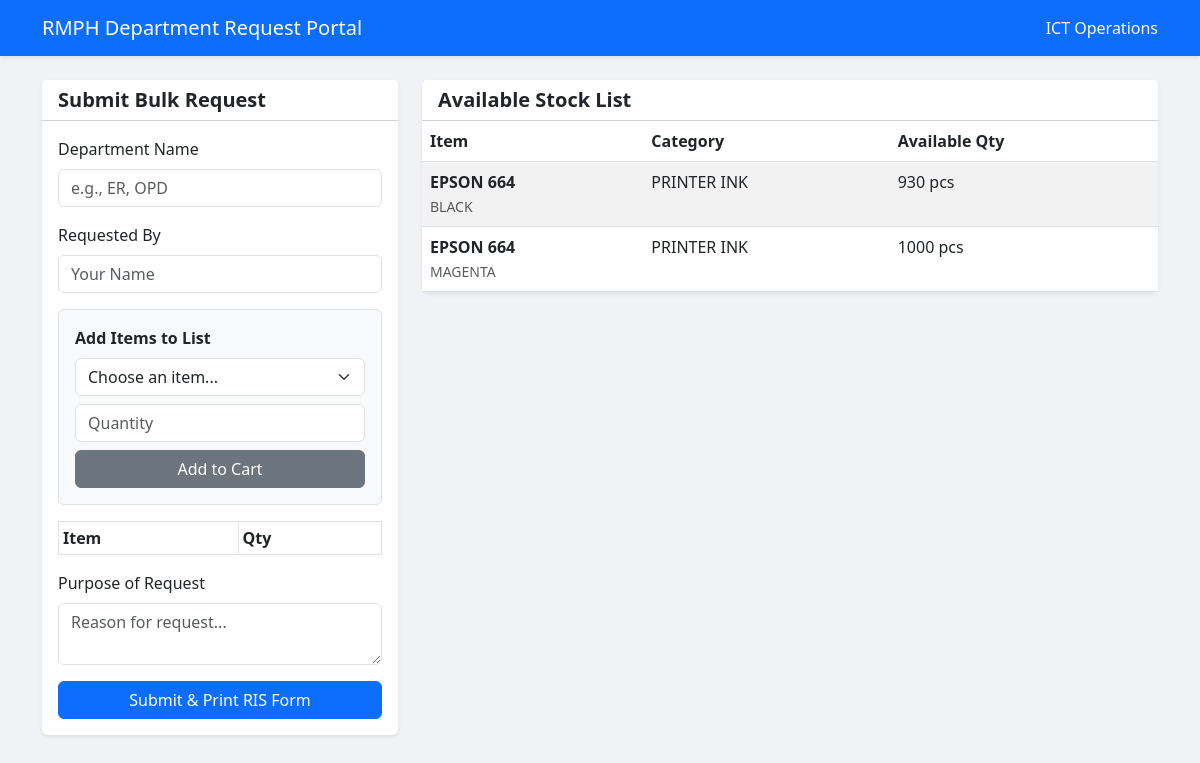
/portal, run on an earlier commit of the app's database.
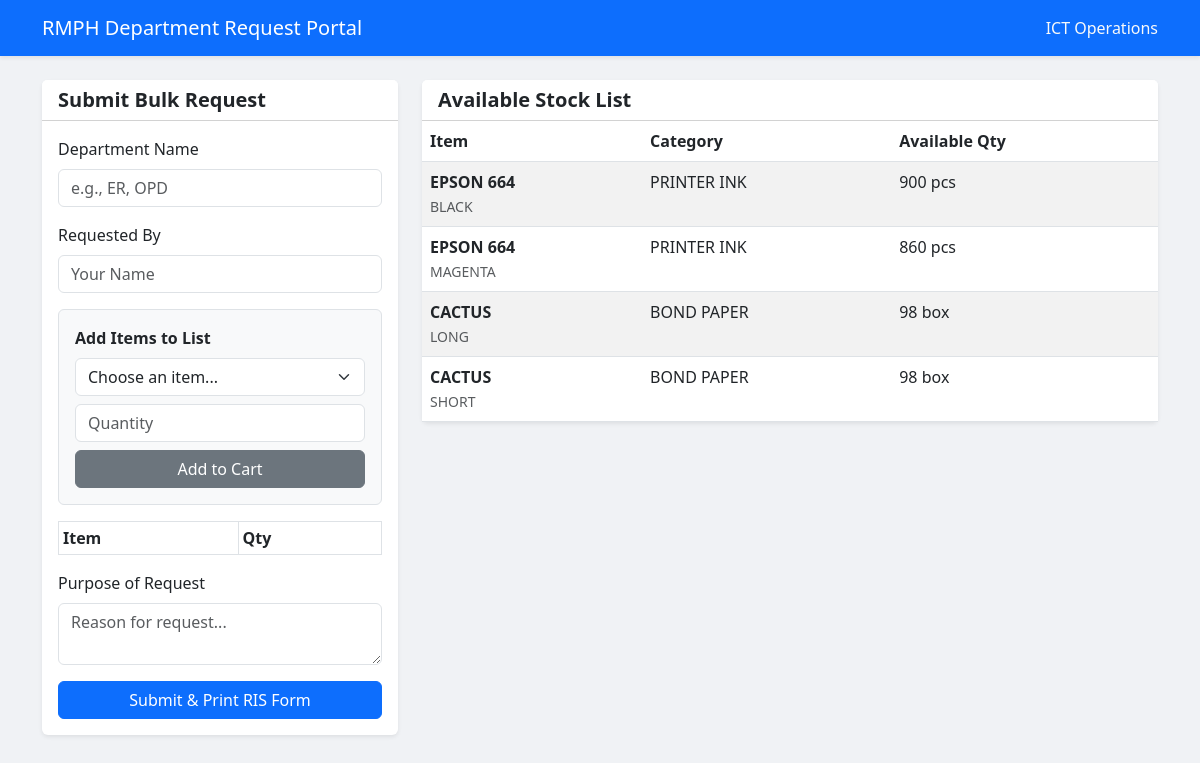
And on a later commit of the database.
### app.py (models this page shows)
class Supply(db.Model):
    __tablename__ = 'supplies'
    id = db.Column(db.Integer, primary_key=True)
    name = db.Column(db.String(150), nullable=False)
    category = db.Column(db.String(100), nullable=True)
    description = db.Column(db.String(255), nullable=True)
    quantity = db.Column(db.Integer, nullable=False, default=0)
    unit = db.Column(db.String(50), nullable=False)
    reorder_level = db.Column(db.Integer, nullable=False, default=10)
    created_at = db.Column(db.DateTime, default=get_pht_time)
    updated_at = db.Column(db.DateTime, default=get_pht_time, onupdate=get_pht_time)

### app.py (the view)
@app.route('/portal')
def department_portal():
    available_supplies = Supply.query.filter(Supply.quantity > 0).all()
    return render_template('portal.html', supplies=available_supplies)

### templates/portal.html (shortened to what the changed rows need)
<!DOCTYPE html>
<html lang="en">
<head>
    <link href="https://cdn.jsdelivr.net/npm/bootstrap@5.3.0/dist/css/bootstrap.min.css" rel="stylesheet">
</head>
<body>
    <div class="container">
        <div class="row">
            <div class="col-md-4 mb-4">
                <div class="card shadow-sm border-0">
                    <div class="card-body">
                        <form action="/submit-request" method="POST" id="requestForm" onsubmit="return validateCart()">
                            <table class="table table-sm table-bordered mb-3" id="cartTable">
                                <thead><tr><th>Item</th><th>Qty</th></tr></thead>
                            </table>
                        </form>
                    </div>
                </div>
            </div>
            <div class="col-md-8">
                <div class="card shadow-sm border-0">
                    <div class="card-body p-0">
                        <table class="table table-striped mb-0">
                            <thead><tr><th>Item</th><th>Category</th><th>Available Qty</th></tr></thead>
                            <tbody>
                                {% for item in supplies %}
                                <tr>
                                    <td>
                                        <strong>{{ item.name }}</strong><br>
                                        <small class="text-muted">{{ item.description }}</small>
                                    </td>
                                    <td>{{ item.category }}</td>
                                    <td>{{ item.quantity }} {{ item.unit }}</td>
                                </tr>
                                {% else %}
                                <tr><td colspan="3" class="text-center py-3">No supplies currently available.</td></tr>
                                {% endfor %}
                            </tbody>
                        </table>
                    </div>
                </div>
            </div>
        </div>
    </div>
</body>
</html>

What changed in the data, as far as the page shows it:
changed Supply "BLACK": quantity "930" → "900"
changed Supply "MAGENTA": quantity "1000" → "860"
added Supply: name "CACTUS", description "LONG", category "BOND PAPER", quantity "98", unit "box"
added Supply: name "CACTUS", description "SHORT", category "BOND PAPER", quantity "98", unit "box"
